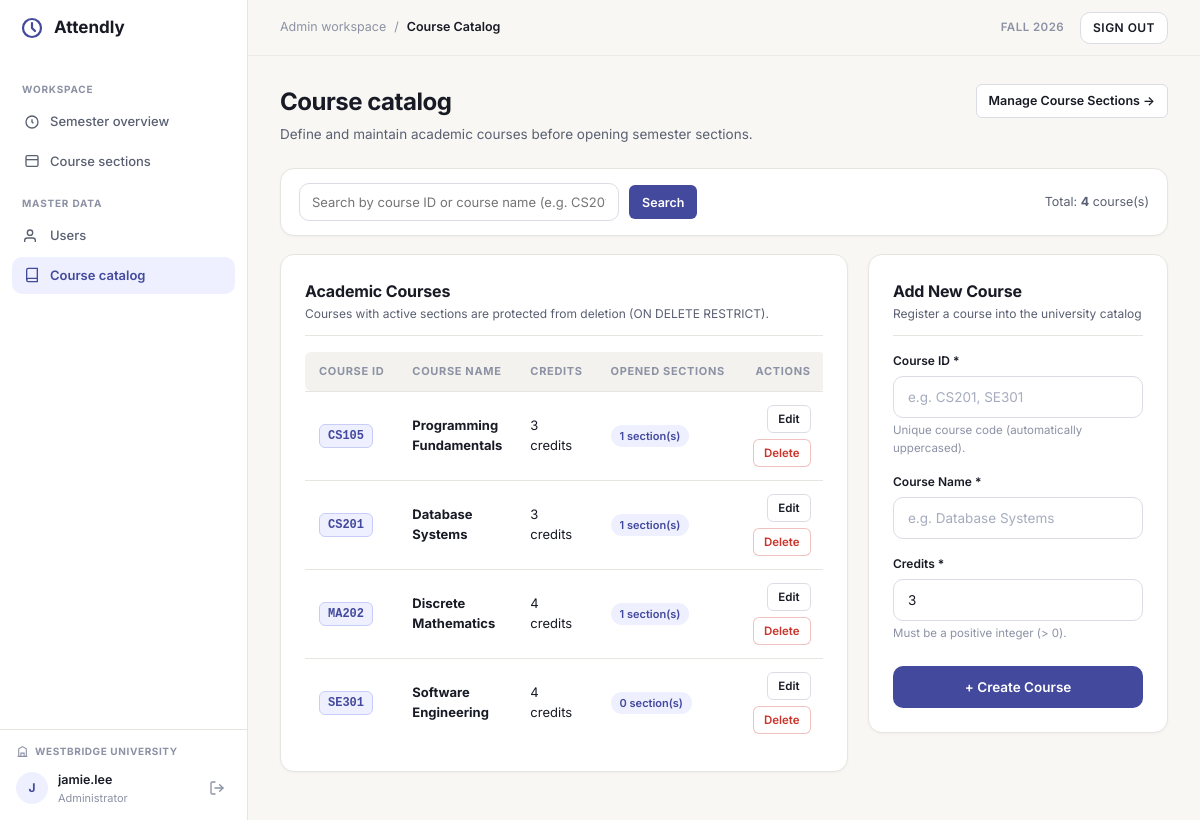
Screenshot of /admin/courses (signed in) with the database file from the repository.
### app/models/course.py (models this page shows, shortened)
class Course(db.Model):
    __tablename__ = "courses"
    __table_args__ = (
        db.CheckConstraint("credits > 0", name="ck_courses_credits_positive"),
    )
    course_id = db.Column("courseid", db.String(50), primary_key=True)
    course_name = db.Column("coursename", db.String(255), nullable=False)
    credits = db.Column("credits", db.Integer, nullable=False)
    sections = db.relationship(
        "CourseSection",
        back_populates="course",
        passive_deletes="all",
        lazy="select",
    )

### app/controllers/admin_controller.py (the view)
@admin_bp.route("/courses", methods=["GET"])
@role_required("admin")
def list_courses():
    q = (request.args.get("q") or "").strip().lower()
    query = Course.query
    if q:
        query = query.filter(or_(func.lower(Course.course_id).contains(q), func.lower(Course.course_name).contains(q)))
    courses = query.order_by(Course.course_id.asc()).all()
    if _wants_json():
        return jsonify({"success": True, "courses": [c.to_dict(include_sections=True) for c in courses]}), 200
    return render_template("admin/course_catalog.html", courses=courses, q=q)

### app/controllers/admin_controller.py (called while the page is built)
def _wants_json():
    return request.is_json or request.accept_mimetypes.best == "application/json"

### app/services/auth_factory.py (called while the page is built)
def login_required(fn):
    @wraps(fn)
    def wrapper(*args, **kwargs):
        if "user_id" not in session:
            if _wants_json():
                return jsonify({"success": False, "message": "Authentication required."}), 401
            flash("Please log in to continue.", "warning")
            return redirect(url_for("auth.login"))
        return fn(*args, **kwargs)
    return wrapper

def role_required(*allowed_roles: str):
    normalized = {r.strip().lower() for r in allowed_roles}
    def decorator(fn):
        @wraps(fn)
        @login_required
        def wrapper(*args, **kwargs):
            user_role = (session.get("role") or "").strip().lower()
            if user_role not in normalized:
                if _wants_json():
                    return jsonify({"success": False, "message": "Access denied."}), 403
                flash("You do not have permission to access this page.", "danger")
                return redirect(session.get("dashboard_url", url_for("auth.login")))
            return fn(*args, **kwargs)
        return wrapper
    return decorator

### app/views/templates/admin/course_catalog.html (shortened to what this page needs)
{% extends "base.html" %}
{% block breadcrumb %}Course Catalog{% endblock %}
{% block extra_css %}
<link rel="stylesheet" href="{{ url_for('static', filename='css/admin.css') }}">
{% endblock %}
{% block content %}
{% set course_list = courses if courses is defined else [] %}
<div class="page-header">
    <div>
        <h1 class="page-title">Course catalog</h1>
        <p class="page-subtitle">Define and maintain academic courses before opening semester sections.</p>
    </div>
    <div class="page-header-actions">
        <a href="{{ url_for('admin.list_sections') }}" class="btn btn-outline btn-sm">
            Manage Course Sections &rarr;
        </a>
    </div>
</div>
<div class="admin-toolbar">
    <form method="GET" action="{{ url_for('admin.list_courses') }}" class="filter-form">
        <input
            type="text"
            name="q"
            class="filter-input"
            placeholder="Search by course ID or course name (e.g. CS201, Database)..."
            value="{{ q or '' }}"
        >
        <button type="submit" class="btn btn-primary btn-sm">Search</button>
    </form>
    <div style="font-size: 12.5px; color: var(--text-secondary);">
        Total: <strong>{{ course_list|length }}</strong> course(s)
    </div>
</div>
<div class="admin-split-layout">
    <div class="card-panel" style="margin-bottom: 0;">
        <div class="panel-header">
            <div>
                <div class="panel-title">Academic Courses</div>
                <div class="panel-subtitle">Courses with active sections are protected from deletion (ON DELETE RESTRICT).</div>
            </div>
        </div>
        {% if course_list %}
        <div class="table-responsive">
            <table class="admin-table">
                <thead>
                    <tr>
                        <th>Course ID</th>
                        <th>Course Name</th>
                        <th>Credits</th>
                        <th>Opened Sections</th>
                        <th style="text-align: right;">Actions</th>
                    </tr>
                </thead>
                <tbody>
                    {% for c in course_list %}
                    <tr>
                        <td><span class="code-pill">{{ c.course_id }}</span></td>
                        <td><strong>{{ c.course_name }}</strong></td>
                        <td>{{ c.credits }} credits</td>
                        <td>
                            {% set sec_count = c.sections|length if c.sections is defined else 0 %}
                            <a href="{{ url_for('admin.list_sections', course_id=c.course_id) }}" class="badge badge-info">
                                {{ sec_count }} section(s)
                            </a>
                        </td>
                        <td>
                            <div class="table-actions">
                                <button
                                    type="button"
                                    class="btn btn-outline btn-xs"
                                    data-course-id="{{ c.course_id }}"
                                    data-course-name="{{ c.course_name }}"
                                    data-credits="{{ c.credits }}"
                                    onclick="openEditCourseModal(this)"
                                >
                                    Edit
                                </button>
                                <form
                                    method="POST"
                                    action="{{ url_for('admin.delete_course', course_id=c.course_id) }}"
                                    class="inline-form"
                                    onsubmit="return confirm('Delete course {{ c.course_id }}?');"
                                >
                                    <button type="submit" class="btn btn-danger-outline btn-xs">Delete</button>
                                </form>
                            </div>
                        </td>
                    </tr>
                    {% endfor %}
                </tbody>
            </table>
        </div>
        {% else %}
        <div class="empty-state">
            <div class="empty-state-title">No courses found</div>
            <div class="empty-state-desc">Add a new course using the form on the right.</div>
        </div>
        {% endif %}
    </div>
    <div class="card-panel" style="margin-bottom: 0;">
        <div class="panel-header">
            <div>
                <div class="panel-title">Add New Course</div>
                <div class="panel-subtitle">Register a course into the university catalog</div>
            </div>
        </div>
        <form method="POST" action="{{ url_for('admin.create_course') }}">
            <div class="form-group">
                <label class="form-label">Course ID *</label>
                <input
                    type="text"
                    name="course_id"
                    class="form-control"
                    maxlength="50"
                    placeholder="e.g. CS201, SE301"
                    required
                >
                <div class="form-hint">Unique course code (automatically uppercased).</div>
            </div>
            <div class="form-group">
                <label class="form-label">Course Name *</label>
                <input
                    type="text"
                    name="course_name"
                    class="form-control"
                    maxlength="255"
                    placeholder="e.g. Database Systems"
                    required
                >
            </div>
            <div class="form-group">
                <label class="form-label">Credits *</label>
                <input
                    type="number"
                    name="credits"
                    class="form-control"
                    min="1"
                    max="20"
                    value="3"
                    required
                >
                <div class="form-hint">Must be a positive integer (&gt; 0).</div>
            </div>
            <button type="submit" class="btn btn-primary btn-block" style="margin-top: 8px;">
                + Create Course
            </button>
        </form>
    </div>
</div>
{% endblock %}

### app/views/static/css/main.css (style rules this page uses)
:root { --primary: #43499C; --primary-hover: #363B82; --primary-light: #EEF0FF; --primary-border: #C7CCF8; --dark-navy: #23273E; --bg-canvas: #F8F7F3; --bg-surface: #FFFFFF; --bg-subtle: #F3F2EE; --text-main: #181A25; --text-secondary: #5A6072; --text-muted: #8C92A4; --success-bg: #E8F6EE; --success-text: #1E7E48; --warning-bg: #FDF3E1; --warning-text: #B26B00; --danger-bg: #FCECEB; --danger-text: #C9352B; --info-bg: #EEF0FF; --info-text: #43499C; --border-color: #E6E5E0; --border-input: #DCDCE5; --radius-sm: 6px; --radius-md: 10px; --radius-lg: 14px; --radius-xl: 18px; --shadow-card: 0 10px 30px rgba(24, 26, 37, 0.05), 0 1px 3px rgba(24, 26, 37, 0.03); --shadow-sm: 0 1px 3px rgba(24, 26, 37, 0.04); --sidebar-width: 248px; --topbar-height: 56px; --font-sans: 'Inter', -apple-system, BlinkMacSystemFont, "Segoe UI", Roboto, sans-serif; }
*, *::before, *::after { box-sizing: border-box; margin: 0; padding: 0; }
html, body { height: 100%; font-family: var(--font-sans); background-color: var(--bg-canvas); color: var(--text-main); font-size: 14px; line-height: 1.5; -webkit-font-smoothing: antialiased; }
a { color: var(--primary); text-decoration: none; transition: color 0.15s ease; }
.form-group { margin-bottom: 16px; }
.form-label { display: block; font-size: 12px; font-weight: 600; color: var(--text-main); margin-bottom: 6px; }
.form-control { width: 100%; height: 42px; padding: 0 14px; font-size: 13.5px; font-family: var(--font-sans); color: var(--text-main); background-color: var(--bg-surface); border: 1px solid var(--border-input); border-radius: var(--radius-md); outline: none; transition: border-color 0.15s ease, box-shadow 0.15s ease; }
.form-control::placeholder { color: #A6ACBE; }
.btn { display: inline-flex; align-items: center; justify-content: center; gap: 8px; height: 42px; padding: 0 18px; font-size: 13.5px; font-weight: 600; font-family: var(--font-sans); border-radius: var(--radius-md); border: 1px solid transparent; cursor: pointer; transition: all 0.15s ease; text-decoration: none; }
.btn-primary { background-color: var(--primary); color: #FFFFFF; }
.btn-outline { background-color: var(--bg-surface); border-color: var(--border-input); color: var(--text-main); }
.btn-block { width: 100%; }
.page-header { display: flex; align-items: flex-start; justify-content: space-between; margin-bottom: 24px; gap: 16px; }
.page-title { font-size: 24px; font-weight: 700; color: var(--text-main); letter-spacing: -0.02em; }
.page-subtitle { font-size: 13.5px; color: var(--text-secondary); margin-top: 4px; }
.card-panel { background-color: var(--bg-surface); border: 1px solid var(--border-color); border-radius: var(--radius-lg); padding: 24px; box-shadow: var(--shadow-sm); margin-bottom: 20px; }
.badge { display: inline-flex; align-items: center; gap: 5px; padding: 3px 9px; border-radius: 999px; font-size: 11px; font-weight: 600; }
.badge-info { background-color: var(--info-bg); color: var(--info-text); }

### rows the page displays
Course: course_id "CS105", course_name "Programming Fundamentals", credits "3", sec_count "1"
Course: course_id "CS201", course_name "Database Systems", credits "3", sec_count "1"
Course: course_id "MA202", course_name "Discrete Mathematics", credits "4", sec_count "1"
Course: course_id "SE301", course_name "Software Engineering", credits "4", sec_count "0"

### other values shown
{{ initials }} "J"
{{ current_name }} "jamie.lee"
{{ 'Administrator' if current_role == 'admin' else current_role }} "Administrator"
{{ 'Admin workspace' if current_role == 'admin' else 'Lecturer workspace' }} "Admin workspace"
{{ course_list|length }} "4"
